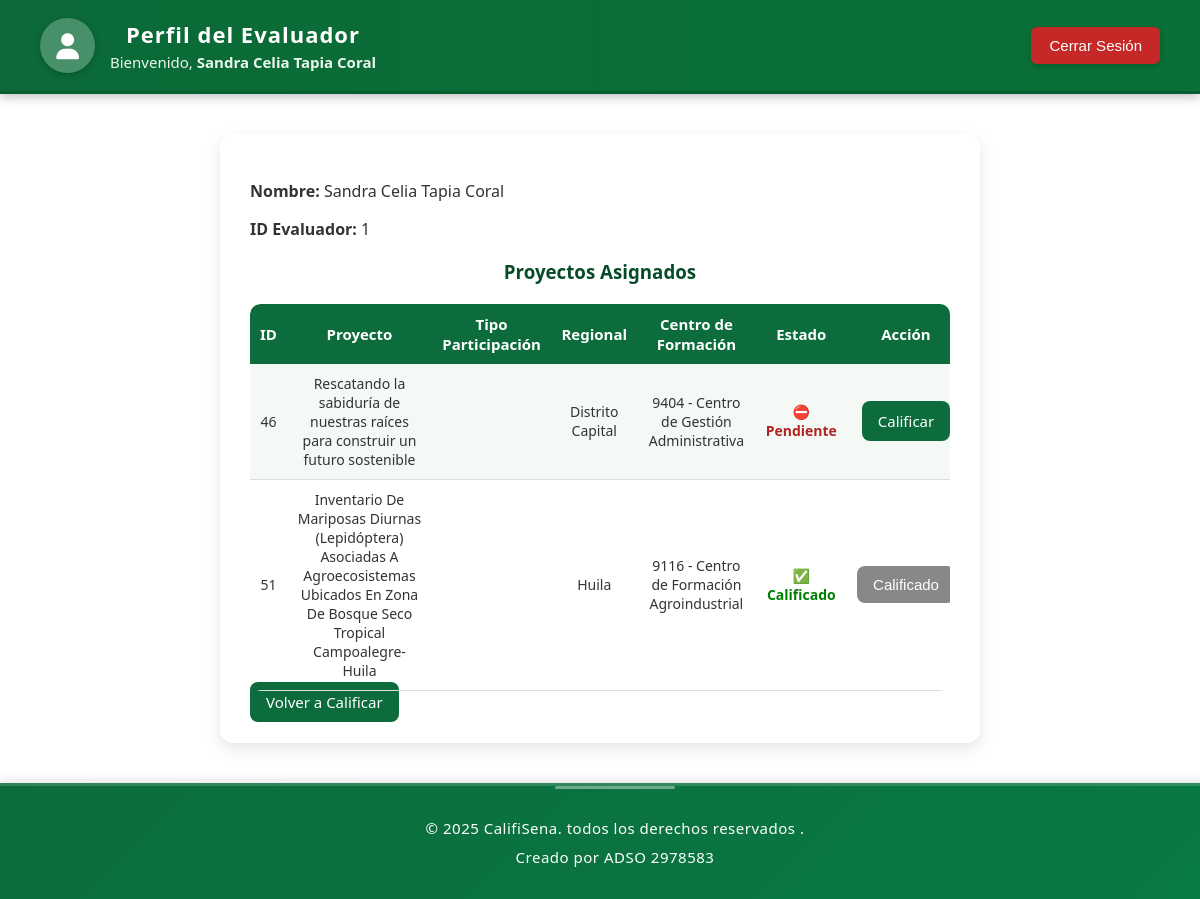
Page /Views/perfil.php (signed in) on the earlier database version.
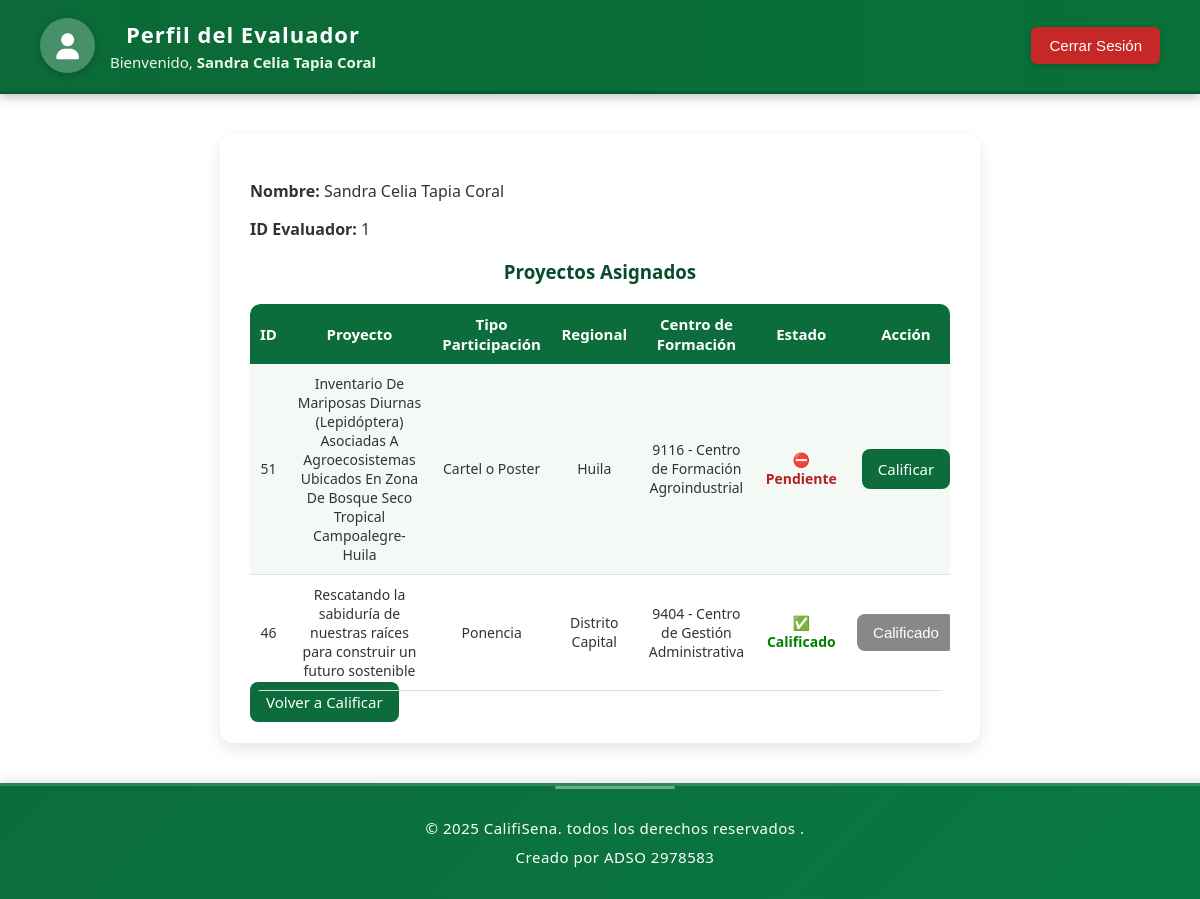
Same page on the later database version.
### tables this page shows
CREATE TABLE `asignaciones` (
  `id_asignacion` int(11) NOT NULL,
  `id_evaluador` int(11) NOT NULL,
  `id_proyecto` int(11) NOT NULL,
  `fecha_asignacion` date DEFAULT current_timestamp()
);

CREATE TABLE `proyectos` (
  `id_proyecto` int(11) NOT NULL,
  `nombre_proyecto` varchar(500) NOT NULL,
  `tipo_participacion` varchar(100) DEFAULT NULL,
  `regional` varchar(100) NOT NULL,
  `centro_formacion` varchar(150) NOT NULL,
  `fecha_creacion` timestamp NOT NULL DEFAULT current_timestamp()
);

### Models/Proyecto.php (called while the page is built, shortened)
<?php
class Proyecto {
    private $conn;
    public function __construct($db) {
        $this->conn = $db;
    }
    public function listarTodosPorEvaluador($id_evaluador) {
        $query = "
            SELECT
                p.id_proyecto,
                p.nombre_proyecto,
                p.tipo_participacion,
                p.regional,
                p.centro_formacion,
                a.id_asignacion,
                CASE
                  WHEN c.id_calificacion IS NOT NULL
                     OR cp.id_calificacion_ponencia IS NOT NULL
                  THEN 1 ELSE 0
                END AS calificado
            FROM asignaciones a
            INNER JOIN proyectos p ON a.id_proyecto = p.id_proyecto
            LEFT JOIN calificaciones c ON c.id_asignacion = a.id_asignacion
            LEFT JOIN calificaciones_ponencia cp ON cp.id_asignacion = a.id_asignacion
            WHERE a.id_evaluador = :id_evaluador
            ORDER BY calificado ASC, p.nombre_proyecto ASC
        ";
        $stmt = $this->conn->prepare($query);
        $stmt->bindParam(":id_evaluador", $id_evaluador, PDO::PARAM_INT);
        $stmt->execute();
        return $stmt->fetchAll(PDO::FETCH_ASSOC);
    }
}
?>

### Views/perfil.php (the view, shortened to what this page needs)
<?php
require_once "../Models/Proyecto.php";
$db = (new Database())->conectar();
$proyectoModel = new Proyecto($db);
$proyectos = $proyectoModel->listarTodosPorEvaluador($_SESSION["id_evaluador"]);
?>
<!DOCTYPE html>
<html lang="es">
<head>
  <link rel="stylesheet" href="../assets/css/header.css">
  <link rel="stylesheet" href="../assets/css/vista.css">
  <link rel="stylesheet" href="https://cdnjs.cloudflare.com/ajax/libs/font-awesome/6.4.0/css/all.min.css">
</head>
<body>
  <header class="main-header">
    <div class="header-left">
      <a href="perfil.php" class="profile-circle" title="Ver Perfil">
        <i class="fa-solid fa-user"></i>
      </a>
      <div>
        <h1 class="titulo-perfil">Perfil del Evaluador</h1>
        <p>Bienvenido, <strong><?php echo htmlspecialchars($_SESSION["nombre"]); ?></strong></p>
      </div>
    </div>
    <div class="header-right">
      <button class="logout-btn" onclick="confirmarLogout()">Cerrar Sesión</button>
    </div>
  </header>
  <div class="perfil-container">
    <p><strong>Nombre:</strong> <?php echo htmlspecialchars($_SESSION["nombre"]); ?></p>
    <p><strong>ID Evaluador:</strong> <?php echo $_SESSION["id_evaluador"]; ?></p>
    <h3>Proyectos Asignados</h3>
    <div class="table-responsive">
      <table>
        <tr>
          <th>ID</th>
          <th>Proyecto</th>
          <th>Tipo Participación</th>
          <th>Regional</th>
          <th>Centro de Formación</th>
          <th>Estado</th>
          <th>Acción</th>
        </tr>
        <?php if (!empty($proyectos)): ?>
          <?php foreach ($proyectos as $p): ?>
            <tr>
              <td><?php echo $p["id_proyecto"]; ?></td>
              <td><?php echo htmlspecialchars($p["nombre_proyecto"]); ?></td>
              <td><?php echo htmlspecialchars($p["tipo_participacion"]); ?></td>
              <td><?php echo htmlspecialchars($p["regional"]); ?></td>
              <td><?php echo htmlspecialchars($p["centro_formacion"]); ?></td>
              <td>
                <?php if (!empty($p["calificado"])): ?>
                  <span style="color:green; font-weight:bold;">✅ Calificado</span>
                <?php else: ?>
                  <span style="color:#b22222; font-weight:bold;">⛔ Pendiente</span>
                <?php endif; ?>
              </td>
              <td>
                <?php if (empty($p["calificado"])): ?>
                  <a href="calificar.php?id_proyecto=<?php echo $p['id_proyecto']; ?>" class="btn">Calificar</a>
                <?php else: ?>
                  <button class="btn" style="background-color:#888; cursor:not-allowed;" disabled>Calificado</button>
                <?php endif; ?>
              </td>
            </tr>
          <?php endforeach; ?>
        <?php else: ?>
          <tr><td colspan="8">No hay proyectos asignados.</td></tr>
        <?php endif; ?>
      </table>
    </div>
    <div class="actions">
      <a href="calificar.php" class="btn">Volver a Calificar</a>
    </div>
  </div>
</body>
<?php include 'footer.php'; ?>
</html>

### Views/footer.php (shortened to what this page needs)
<!DOCTYPE html>
<html lang="en">
<head>
</head>
<body>
    <footer>
        <p>&copy; <?php echo date("Y"); ?> CalifiSena. todos los derechos reservados .</p>
        <p>Creado por ADSO 2978583</p>
    </footer>
</body>
</html>

### assets/css/header.css (style rules this page uses)
.main-header { background: linear-gradient(90deg, #0b6a37, #097038); color: #fff; padding: 18px 40px; display: flex; justify-content: space-between; align-items: center; border-bottom: 3px solid #075d2f; box-shadow: 0 3px 10px rgba(0, 0, 0, 0.25); font-family: 'Segoe UI', sans-serif; }
.header-left { display: flex; align-items: center; gap: 15px; }
.profile-circle { width: 55px; height: 55px; border-radius: 50%; background: rgba(255, 255, 255, 0.25); display: flex; justify-content: center; align-items: center; color: white; font-size: 26px; box-shadow: 0 2px 6px rgba(0, 0, 0, 0.2); cursor: pointer; transition: all 0.3s ease; text-decoration: none; }
.header-left h1 { margin: 0; font-size: 22px; font-weight: 600; color:#fff; }
.header-left p { margin: 3px 0 0; font-size: 15px; color: #eaf7ed; }
.header-right { display: flex; align-items: center; }
.logout-btn { background-color: #c62828; color: white; border: none; border-radius: 6px; padding: 10px 18px; font-size: 15px; font-weight: 500; cursor: pointer; transition: all 0.3s ease; box-shadow: 0 2px 6px rgba(0, 0, 0, 0.2); }

### assets/css/vista.css (style rules this page uses)
body { font-family: 'Segoe UI', Arial, sans-serif; background: linear-gradient(135deg, rgba(249, 248, 243, 0.15)), url("../img/calificacion.png"); background-size: cover; background-position: center; background-repeat: no-repeat; background-attachment: fixed; margin: 0; padding: 0; color: #333; }
.login-container, .calificar-container, .perfil-container { width: 90%; max-width: 700px; background-color: rgba(255, 255, 255, 0.95); margin: 40px auto; padding: 30px; border-radius: 14px; box-shadow: 0 6px 16px rgba(0, 0, 0, 0.1); backdrop-filter: blur(6px); }
.titulo-perfil { font-size: 28px; color: #fcfdfc; margin: 0; font-weight: 700; letter-spacing: 1px; }
h1, h2, h3 { color: #064c29; text-align: center; margin-bottom: 20px; }
button, .btn { background-color: #0c6c3c; color: white; border: none; border-radius: 8px; padding: 10px 16px; font-size: 15px; cursor: pointer; transition: background 0.3s ease, transform 0.1s ease; text-decoration: none; width: fit-content; align-self: center; }
.table-responsive { width: 100%; overflow-x: auto; -webkit-overflow-scrolling: touch; margin-top: 15px; border-radius: 10px; position: relative; scrollbar-width: none; }
.table-responsive::after { content: ""; position: absolute; top: 0; right: 0; width: 25px; height: 100%; background: linear-gradient(to left, rgba(0,0,0,0.1), transparent); pointer-events: none; opacity: 0; transition: opacity 0.3s; }
.table-responsive table { width: 100%; min-width: 800px; border-collapse: collapse; border-radius: 10px; overflow: hidden; }
th { background-color: #0c6c3c; color: #fff; padding: 10px; text-align: center; font-size: 15px; }
td { padding: 10px; border-bottom: 1px solid #ddd; text-align: center; font-size: 14px; }
tr:nth-child(even) { background-color: #f4f9f5; }

### Views/footer.php (style rules this page uses)
footer { background: linear-gradient(135deg, #0c6c3c, #087a43); color: #ffffff; text-align: center; padding: 25px 15px; font-family: 'Segoe UI', Arial, sans-serif; font-size: 15px; line-height: 1.6; position: relative; width: 100%; bottom: 0; border-top: 3px solid rgba(255, 255, 255, 0.15); box-shadow: 0 -3px 10px rgba(0, 0, 0, 0.1); }
footer p { margin: 5px 0; letter-spacing: 0.5px; transition: color 0.3s ease, text-shadow 0.3s ease; }
footer::before { content: ""; position: absolute; top: 0; left: 50%; width: 120px; height: 3px; background-color: rgba(255, 255, 255, 0.4); border-radius: 2px; transform: translateX(-50%); animation: shine 3s infinite ease-in-out; }

Differences in the rows shown:
changed through a linked row, asignaciones "Huila": id_proyecto.tipo_participacion (not shown) → "Cartel o Poster"; text "✅ Calificado Calificado" → "⛔ Pendiente Calificar"; moves up the list
changed through a linked row, asignaciones "Rescatando la sabiduría de nuestras raíces para construir un futuro sostenible": id_proyecto.tipo_participacion (not shown) → "Ponencia"; text "⛔ Pendiente Calificar" → "✅ Calificado Calificado"
